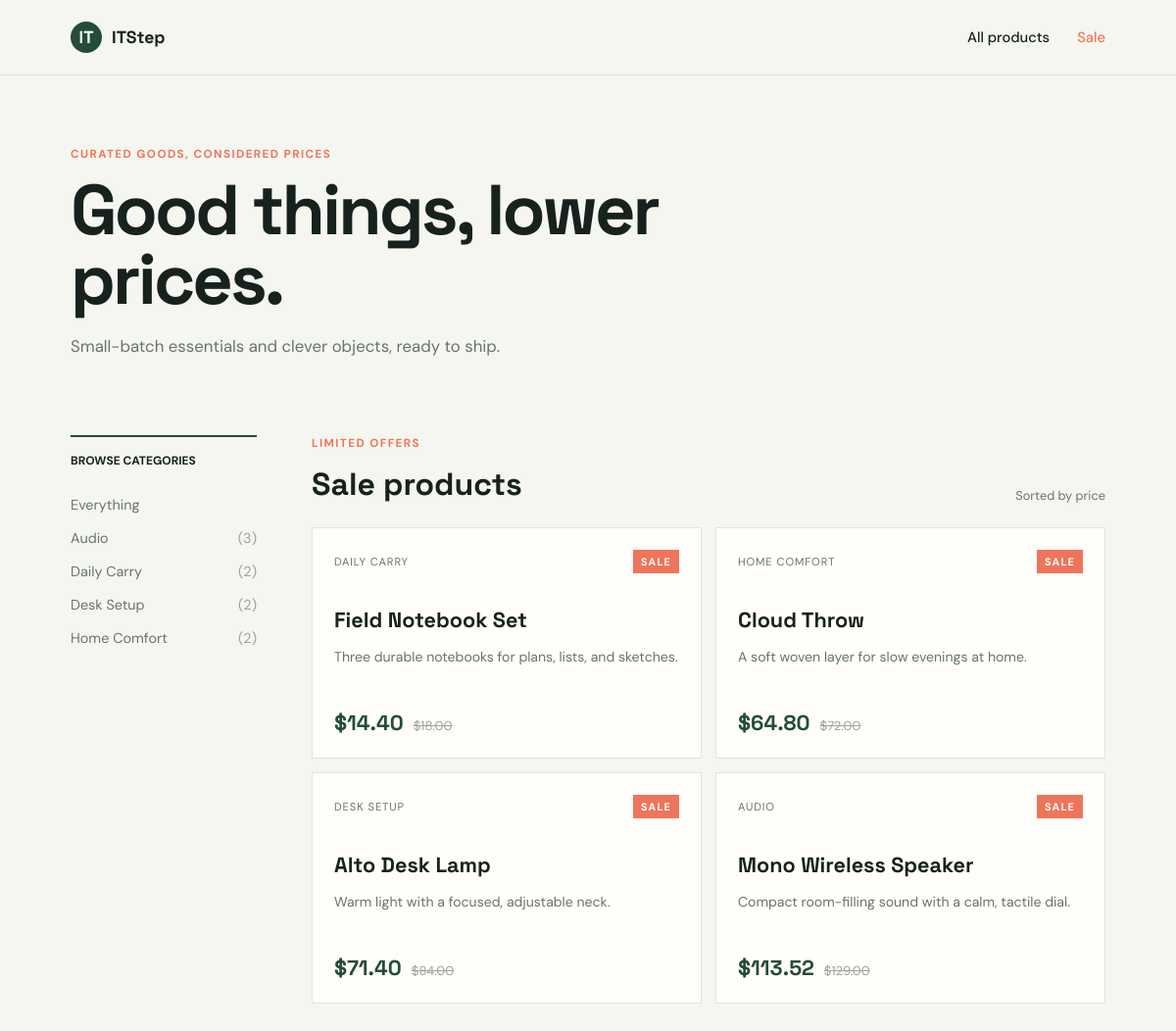
Page /sale/ on the committed database.
### store/models.py (models this page shows, shortened)
class Category(models.Model):
    name = models.CharField(max_length=80, unique=True)
    slug = models.SlugField(max_length=80, unique=True)
    class Meta:
        ordering = ["name"]
    def get_absolute_url(self):
        return reverse("category_products", args=[self.slug])

class Product(models.Model):
    category = models.ForeignKey(Category, on_delete=models.CASCADE, related_name="products")
    name = models.CharField(max_length=120)
    description = models.TextField()
    price = models.DecimalField(max_digits=10, decimal_places=2)
    available = models.BooleanField(default=True)
    has_discount = models.BooleanField(default=False)
    discount_percent = models.PositiveSmallIntegerField(default=0)
    class Meta:
        ordering = ["price", "name"]
    @property
    def current_price(self):
        if self.has_discount and self.discount_percent:
            return self.price * (100 - self.discount_percent) / 100
        return self.price

### store/views.py (the view)
# urls.py: path("sale/", views.sale_products, name="sale_products"),
def sale_products(request):
    products = Product.objects.filter(available=True, has_discount=True).select_related("category").order_by("price", "name")
    return render(request, "store/sale.html", {"products": products, "categories": category_list()})

### store/views.py (called while the page is built)
def category_list():
    return Category.objects.annotate(product_count=Count("products")).filter(product_count__gt=0)

### templates/store/sale.html (shortened to what this page needs)
{% extends "store/base.html" %}
{% block heading %}Good things, lower prices.{% endblock %}
{% block content %}
<div class="section-heading"><div><p class="eyebrow">Limited offers</p><h2>Sale products</h2></div><span class="sort-note">Sorted by price</span></div>
<div class="product-grid">
{% for product in products %}
    <article class="product-card sale-card"><div class="product-top"><span class="product-category">{{ product.category.name }}</span><span class="sale-badge">SALE</span></div><h3>{{ product.name }}</h3><p class="description">{{ product.description }}</p><div class="price-row"><span class="price">${{ product.current_price|floatformat:2 }}</span><del>${{ product.price|floatformat:2 }}</del></div></article>
{% empty %}<p class="empty-state">There are no sale products right now.</p>{% endfor %}
</div>
{% endblock %}

### templates/store/base.html (shortened to what this page needs)
{% load static %}
<!doctype html>
<html lang="en">
<head>
    <link rel="stylesheet" href="{% static 'store/styles.css' %}">
</head>
<body>
    <header class="topbar">
        <a class="brand" href="{% url 'home' %}"><span class="brand-mark">IT</span>ITStep</a>
        <nav>
            <a href="{% url 'home' %}">All products</a>
            <a class="sale-link" href="{% url 'sale_products' %}">Sale</a>
        </nav>
    </header>
    <main class="page-shell">
        <section class="intro">
            <p class="eyebrow">Curated goods, considered prices</p>
            <h1>{% block heading %}Find your next favorite thing.{% endblock %}</h1>
            <p class="lede">Small-batch essentials and clever objects, ready to ship.</p>
        </section>
        <div class="catalog-layout">
            <aside class="sidebar">
                <p class="sidebar-label">Browse categories</p>
                <a class="category-link {% if request.resolver_match.url_name == 'home' %}active{% endif %}" href="{% url 'home' %}">Everything</a>
                {% for category in categories %}
                    <a class="category-link {% if category.slug == request.resolver_match.kwargs.slug %}active{% endif %}" href="{{ category.get_absolute_url }}">{{ category.name }} <span>({{ category.product_count }})</span></a>
                {% endfor %}
            </aside>
            <section class="product-area">
                {% block content %}{% endblock %}
            </section>
        </div>
    </main>
</body>
</html>

### store/static/store/styles.css (style rules this page uses)
:root { --ink: #17221e; --muted: #68746e; --paper: #f5f6f0; --card: #fffefa; --line: #dfe5dc; --mint: #cde9d9; --coral: #ee755b; --deep: #254b3a; }
* { box-sizing: border-box; }
body { margin: 0; color: var(--ink); background: var(--paper); font-family: 'DM Sans', sans-serif; }
a { color: inherit; text-decoration: none; }
.topbar { align-items: center; border-bottom: 1px solid var(--line); display: flex; justify-content: space-between; padding: 22px 6vw; }
.brand { align-items: center; display: flex; font-family: 'Space Grotesk', sans-serif; font-size: 1.1rem; font-weight: 700; gap: 10px; }
.brand-mark { align-items: center; background: var(--deep); border-radius: 50%; color: white; display: inline-flex; height: 32px; justify-content: center; width: 32px; }
nav { display: flex; gap: 28px; font-size: .92rem; font-weight: 500; }
.sale-link { color: var(--coral); }
.page-shell { margin: 0 auto; max-width: 1240px; padding: 72px 6vw 90px; }
.intro { max-width: 680px; }
.eyebrow { color: var(--coral); font-size: .73rem; font-weight: 700; letter-spacing: .12em; margin: 0 0 14px; text-transform: uppercase; }
h1, h2, h3 { font-family: 'Space Grotesk', sans-serif; margin: 0; }
h1 { font-size: clamp(2.5rem, 6vw, 5.4rem); letter-spacing: -.04em; line-height: .98; }
.lede { color: var(--muted); font-size: 1.05rem; margin: 22px 0 0; }
.catalog-layout { display: grid; gap: 56px; grid-template-columns: 190px 1fr; margin-top: 80px; }
.sidebar { border-top: 2px solid var(--deep); padding-top: 16px; }
.sidebar-label { font-size: .75rem; font-weight: 700; margin: 0 0 20px; text-transform: uppercase; }
.category-link { color: var(--muted); display: flex; font-size: .9rem; justify-content: space-between; padding: 8px 0; }
.category-link span { color: #9aa49d; }
.section-heading { align-items: end; display: flex; justify-content: space-between; margin-bottom: 24px; }
.section-heading h2 { font-size: 2rem; }
.sort-note { color: var(--muted); font-size: .8rem; }
.product-grid { display: grid; gap: 14px; grid-template-columns: repeat(2, minmax(0, 1fr)); }
.product-card { background: var(--card); border: 1px solid var(--line); min-height: 220px; padding: 22px; transition: border-color .2s, transform .2s; }
.product-top { align-items: center; display: flex; justify-content: space-between; }
.product-category { color: var(--muted); font-size: .7rem; letter-spacing: .08em; text-transform: uppercase; }
.sale-badge { background: var(--coral); color: white; font-size: .68rem; font-weight: 700; letter-spacing: .1em; padding: 5px 8px; }
.product-card h3 { font-size: 1.35rem; margin-top: 34px; }
.description { color: var(--muted); font-size: .88rem; line-height: 1.5; min-height: 42px; }
.price-row { align-items: baseline; display: flex; gap: 10px; margin-top: 22px; }
.price { color: var(--deep); font-family: 'Space Grotesk', sans-serif; font-size: 1.35rem; font-weight: 700; }
del { color: #9aa49d; font-size: .82rem; }

### rows in the picture
Category: name "Audio", product_count "3"
Category: name "Daily Carry", product_count "2"
Category: name "Desk Setup", product_count "2"
Category: name "Home Comfort", product_count "2"
Product: category.name "DAILY CARRY", name "Field Notebook Set", description "Three durable notebooks for plans, lists, and sketches.", current_price "14.40", price "18.00"
Product: category.name "HOME COMFORT", name "Cloud Throw", description "A soft woven layer for slow evenings at home.", current_price "64.80", price "72.00"
Product: category.name "DESK SETUP", name "Alto Desk Lamp", description "Warm light with a focused, adjustable neck.", current_price "71.40", price "84.00"
Product: category.name "AUDIO", name "Mono Wireless Speaker", description "Compact room-filling sound with a calm, tactile dial.", current_price "113.52", price "129.00"
